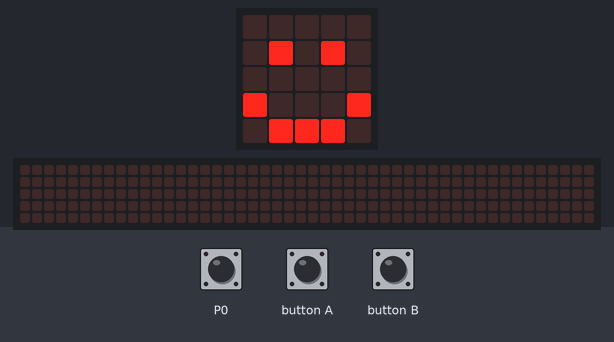
A program run on a simulated BBC micro:bit running MicroPython. On the bench: the board's 5×5 LED display, a strip that is not on the board, showing the scrolling text unrolled. The inputs (shaded band) are chosen by the test bench; at power-on: P0 LOW. The 48×5 strip is a reading aid, not a part: it shows the text the display is scrolling, unrolled, one strip-width of it at a time.

Above: at 6.2 s.
6.3 s: P0 pulled HIGH for 0.15 s
At 6.49 s:
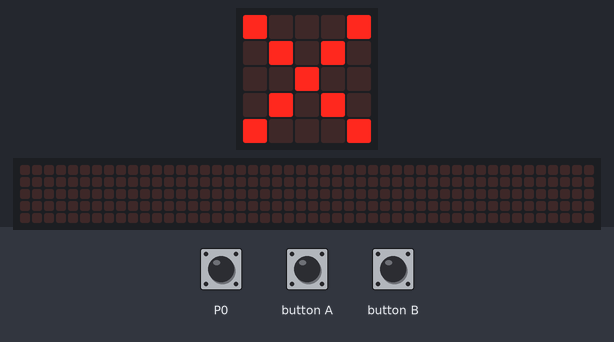
At 7.86 s:
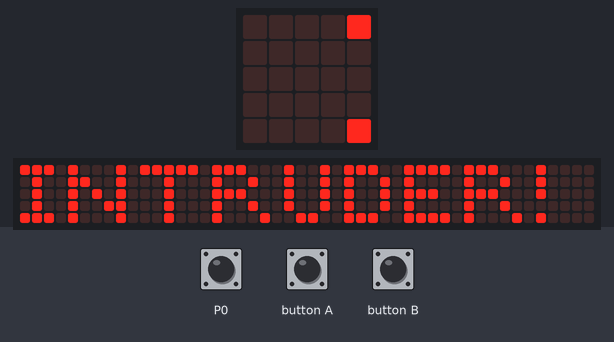
9.5 s: button A pressed for 0.15 s
At 15.39 s:
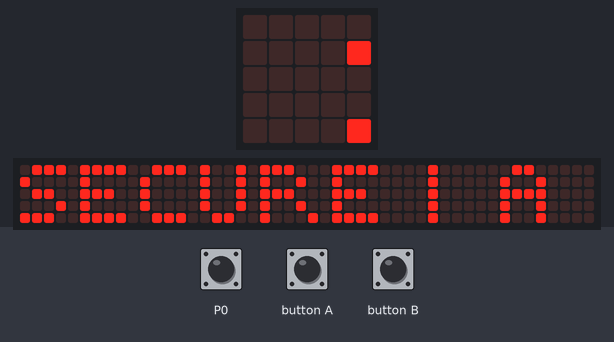

Measured:
- after the input at 6.3 s, the display: changes at once (image 1)
- after the input at 9.5 s, the display: first differs from a run without the input after 5.9 s (image 3)

The program:

motion_alarm.py
```python
from microbit import *

# ============================================================
# Project 4: Motion Alarm (Candy Security System)
# Ricardo's Summer Builder Program
# ============================================================
# Wiring:
#   PIR VCC  → micro:bit 3V
#   PIR GND  → micro:bit GND
#   PIR OUT  → micro:bit Pin 0
# ============================================================

motion_count = 0

ALERT = Image(
    "90009:"
    "09090:"
    "00900:"
    "09090:"
    "90009"
)


def trigger_alarm():
    global motion_count
    motion_count += 1

    for _ in range(3):
        display.show(ALERT)
        sleep(300)
        display.clear()
        sleep(200)

    display.scroll("INTRUDER! #" + str(motion_count), delay=70)
    display.show(Image.ANGRY)


def show_status():
    display.scroll("SECURE | ALERTS: " + str(motion_count), delay=80)
    display.show(Image.YES)


# Startup
display.scroll("SECURITY ON", delay=80)
display.show(Image.HAPPY)

while True:
    motion_detected = pin0.read_digital()

    if motion_detected:
        trigger_alarm()
        sleep(3000)
        display.show(Image.YES)

    if button_a.was_pressed():
        show_status()

    if button_b.was_pressed():
        motion_count = 0
        display.scroll("RESET", delay=80)
        display.show(Image.YES)

    sleep(100)
```
